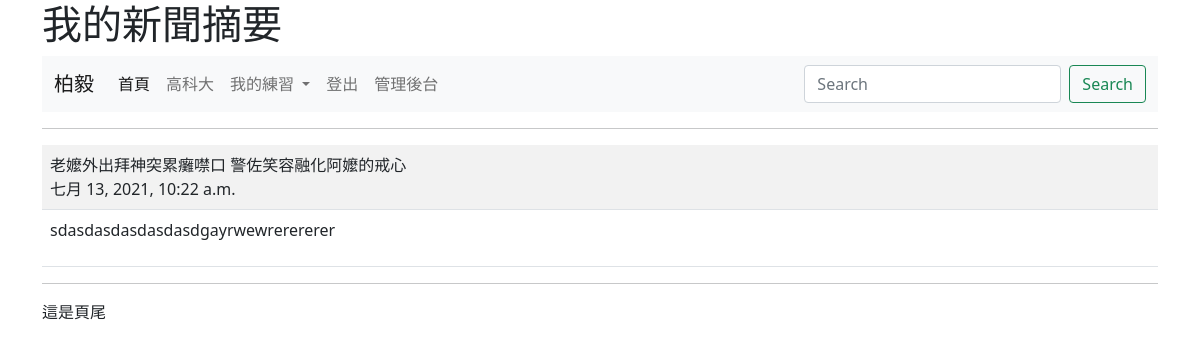
/show/5 (signed in), run on the app's committed database.
### mysite/models.py (models this page shows, shortened)
class Post(models.Model):
    title = models.CharField(max_length=200)
    body = models.TextField()
    pub_date = models.DateTimeField(default=timezone.now)
    class Meta:
        ordering = ('-pub_date',)

### mysite/views.py (the view)
# urls.py: path('show/<int:id>',views.show),
@login_required(login_url="/admin/login/")
def show(request,id):
	try:
		post = Post.objects.get(id=id)
	except:
		return redirect("/news/")
	return render(request,"show.html",locals())

### templates/show.html (shortened to what this page needs)
{% extends "base.html" %}
{% block main %}
  	<hr>
  	<table class="table table-striped">
		<tr>
			<td>{{post.title}}<br>
				{{post.pub_date}}
			</td>
		</tr>
		<tr>
			<td>
				{{post.body | linebreaks}}
			</td>
		</tr>
  	</table>
{% endblock %}

### templates/menu.html (shortened to what this page needs)
<nav class="navbar navbar-expand-lg navbar-light bg-light">
  <div class="container-fluid">
    <a class="navbar-brand" href="#">
      {% if request.user.is_authenticated %}
        {{ request.user.first_name }}
      {% else %}
        未登入訪客
      {% endif %}
      </a>
    <div class="collapse navbar-collapse" id="navbarSupportedContent">
      <ul class="navbar-nav me-auto mb-2 mb-lg-0">
        <li class="nav-item">
          <a class="nav-link active" aria-current="page" href="/">首頁</a>
        </li>
        <li class="nav-item">
          <a class="nav-link" href="https://www.nkust.edu.tw/">高科大</a>
        </li>
        <li class="nav-item dropdown">
          <a class="nav-link dropdown-toggle" href="#" id="navbarDropdown" role="button" data-bs-toggle="dropdown" aria-expanded="false">
            我的練習
          </a>
        </li>
        {% if request.user.is_authenticated %}
        <li class="nav-item">
          <a class="nav-link" href="/logout/" tabindex="-1">登出</a>
        </li>
        {% else %}
        <li class="nav-item">
          <a class="nav-link" href="/admin/login/?next=/" tabindex="-1">登入</a>
          </a>
        </li>
        {% endif %}
        {% if request.user.is_authenticated %}
        <li class="nav-item">
          <a class="nav-link" href="/admin/" tabindex="-1" aria-disabled="false">管理後台</a>
        </li>
        {% endif %}
      </ul>
      <form class="d-flex">
        <input class="form-control me-2" type="search" placeholder="Search" aria-label="Search">
        <button class="btn btn-outline-success" type="submit">Search</button>
      </form>
    </div>
  </div>
</nav>

### data on the page
Post: title "老嬤外出拜神突累癱噤口 警佐笑容融化阿嬤的戒心", pub_date "七月 13, 2021, 10:22 a.m.", body "sdasdasdasdasdasdgayrwewrerererer"

### other printed values
{{ request.user.first_name }} "柏毅"
